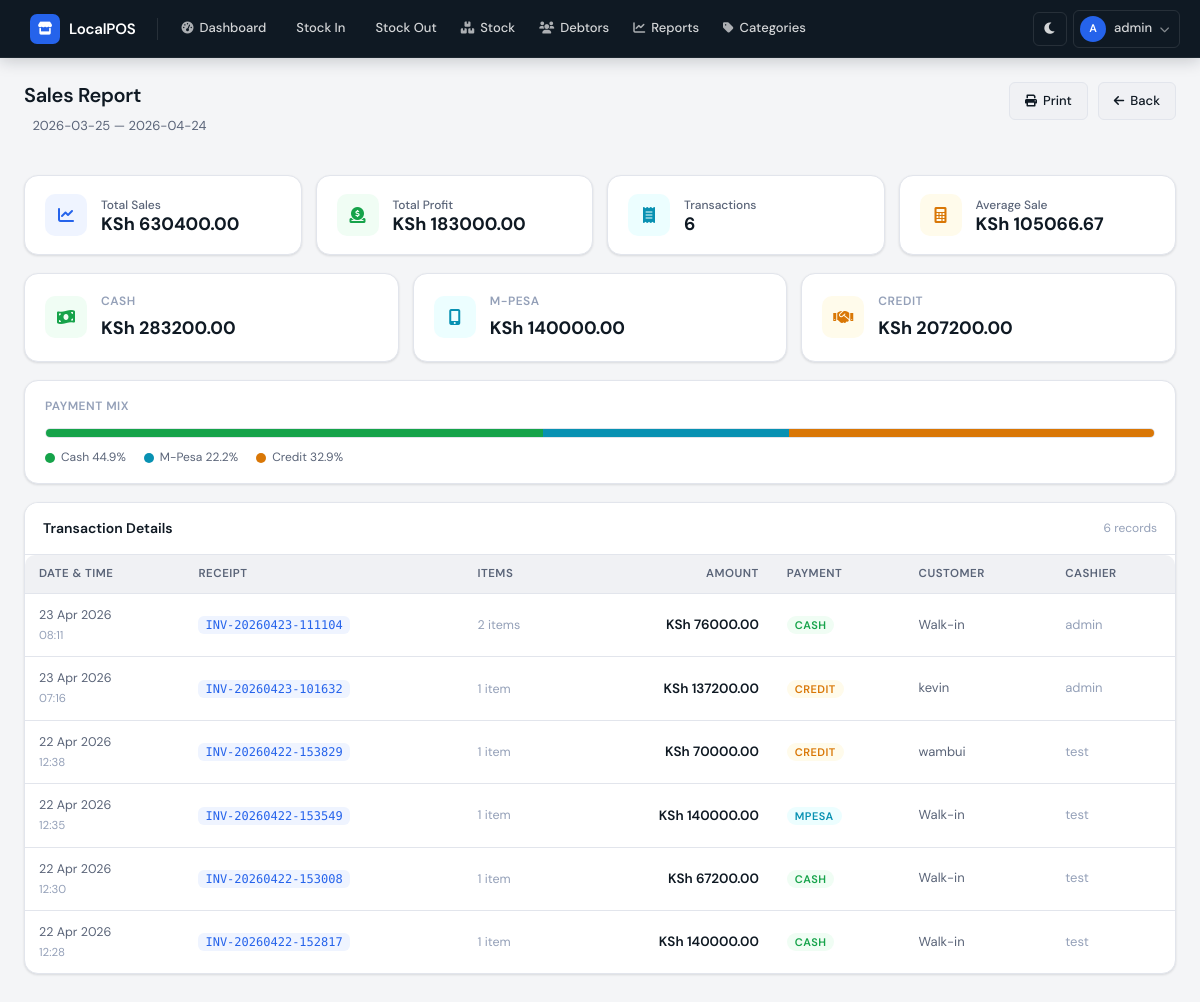
The app's page /reports/sales (signed in) with its own data.
### database/models.py (models this page shows)
class User(UserMixin, db.Model):
    __tablename__ = 'users'
    id = db.Column(db.Integer, primary_key=True)
    username = db.Column(db.String(80), unique=True, nullable=False)
    password_hash = db.Column(db.String(200), nullable=False)
    full_name = db.Column(db.String(100), nullable=False)
    is_active = db.Column(db.Boolean, default=True)
    created_at = db.Column(db.DateTime, default=datetime.utcnow)
    stock_entries = db.relationship('StockEntry', backref='user', lazy=True)
    sales = db.relationship('Sale', backref='user', lazy=True)
    payments = db.relationship('Payment', backref='user', lazy=True)

class Sale(db.Model):
    __tablename__ = 'sales'
    id = db.Column(db.Integer, primary_key=True)
    receipt_number = db.Column(db.String(50), unique=True, nullable=False)
    total_amount = db.Column(db.Float, nullable=False)
    discount = db.Column(db.Float, default=0.0)
    final_amount = db.Column(db.Float, nullable=False)
    payment_method = db.Column(db.String(20), nullable=False)  # cash, mpesa, credit
    amount_paid = db.Column(db.Float, nullable=False)
    balance = db.Column(db.Float, default=0.0)
    customer_name = db.Column(db.String(100))
    customer_phone = db.Column(db.String(20))
    notes = db.Column(db.Text)
    sale_date = db.Column(db.DateTime, default=datetime.utcnow)
    user_id = db.Column(db.Integer, db.ForeignKey('users.id'), nullable=False)
    items = db.relationship('SaleItem', backref='sale', lazy=True)
    debtor = db.relationship('Debtor', backref='sale', uselist=False)

### routes/reports.py (the view, shortened to what this page needs)
@reports_bp.route('/sales')
@login_required
def sales_report():
    start_date = request.args.get('start_date')
    end_date = request.args.get('end_date')
    report_type = request.args.get('type', 'sales')
    if not start_date:
        start_date = (date.today() - timedelta(days=30)).isoformat()
    if not end_date:
        end_date = date.today().isoformat()
    start = datetime.strptime(start_date, '%Y-%m-%d')
    end = datetime.strptime(end_date, '%Y-%m-%d') + timedelta(days=1)
    if report_type == 'sales':
        sales = Sale.query.filter(
            Sale.sale_date >= start,
            Sale.sale_date <= end
        ).order_by(Sale.sale_date.desc()).all()
        total_sales = sum(s.final_amount for s in sales)
        total_transactions = len(sales)
        total_profit = 0
        for sale in sales:
            for item in sale.items:
                product = Product.query.get(item.product_id)
                if product:
                    total_profit += item.quantity * (item.price_at_sale - product.buying_price)
        cash_total = sum(s.final_amount for s in sales if s.payment_method == 'cash')
        mpesa_total = sum(s.final_amount for s in sales if s.payment_method == 'mpesa')
        credit_total = sum(s.final_amount for s in sales if s.payment_method == 'credit')
        return render_template('sales_report.html',
                             sales=sales,
                             start_date=start_date,
                             end_date=end_date,
                             total_sales=total_sales,
                             total_transactions=total_transactions,
                             total_profit=total_profit,
                             cash_total=cash_total,
                             mpesa_total=mpesa_total,
                             credit_total=credit_total,
                             now=datetime.now())
    return redirect(url_for('reports.reports_page'))

### app.py (called while the page is built)
@login_manager.user_loader
def load_user(user_id):
    return User.query.get(int(user_id))

### templates/sales_report.html (shortened to what this page needs)
{% extends "base.html" %}
{% block content %}
<div class="page-header">
    <div>
        <h1 class="page-title">Sales Report</h1>
        <p class="page-subtitle">
            {{ start_date }} &mdash; {{ end_date }}
        </p>
    </div>
    <div class="report-actions" style="display:flex; gap:10px; flex-wrap:wrap;">
        <button class="btn btn-secondary" onclick="window.print()">
            <i class="fas fa-print"></i> Print
        </button>
        <a href="{{ url_for('reports.reports_page') }}" class="btn btn-secondary">
            <i class="fas fa-arrow-left"></i> Back
        </a>
    </div>
</div>
<div class="report-stats">
    <div class="stat-card">
        <div class="stat-icon blue">
            <i class="fas fa-chart-line"></i>
        </div>
        <div class="stat-info">
            <div class="stat-label">Total Sales</div>
            <div class="stat-value" style="font-size:18px;">
                KSh {{ "%.2f"|format(total_sales) }}
            </div>
        </div>
    </div>
    <div class="stat-card">
        <div class="stat-icon green">
            <i class="fas fa-circle-dollar-to-slot"></i>
        </div>
        <div class="stat-info">
            <div class="stat-label">Total Profit</div>
            <div class="stat-value" style="font-size:18px;">
                KSh {{ "%.2f"|format(total_profit) }}
            </div>
        </div>
    </div>
    <div class="stat-card">
        <div class="stat-icon teal">
            <i class="fas fa-receipt"></i>
        </div>
        <div class="stat-info">
            <div class="stat-label">Transactions</div>
            <div class="stat-value" style="font-size:18px;">
                {{ total_transactions }}
            </div>
        </div>
    </div>
    <div class="stat-card">
        <div class="stat-icon orange">
            <i class="fas fa-calculator"></i>
        </div>
        <div class="stat-info">
            <div class="stat-label">Average Sale</div>
            <div class="stat-value" style="font-size:18px;">
                KSh {{ "%.2f"|format(total_sales / total_transactions if total_transactions > 0 else 0) }}
            </div>
        </div>
    </div>
</div>
<div class="payment-breakdown">
    <div class="payment-tile">
        <div class="payment-tile-icon"
             style="background:var(--success-soft); color:var(--success);">
            <i class="fas fa-money-bill-wave"></i>
        </div>
        <div>
            <div class="payment-tile-label">Cash</div>
            <div class="payment-tile-value">
                KSh {{ "%.2f"|format(cash_total) }}
            </div>
        </div>
    </div>
    <div class="payment-tile">
        <div class="payment-tile-icon"
             style="background:var(--info-soft); color:var(--info);">
            <i class="fas fa-mobile-screen-button"></i>
        </div>
        <div>
            <div class="payment-tile-label">M-Pesa</div>
            <div class="payment-tile-value">
                KSh {{ "%.2f"|format(mpesa_total) }}
            </div>
        </div>
    </div>
    <div class="payment-tile">
        <div class="payment-tile-icon"
             style="background:var(--warning-soft); color:var(--warning);">
            <i class="fas fa-handshake"></i>
        </div>
        <div>
            <div class="payment-tile-label">Credit</div>
            <div class="payment-tile-value">
                KSh {{ "%.2f"|format(credit_total) }}
            </div>
        </div>
    </div>
</div>
{% set grand = cash_total + mpesa_total + credit_total %}
{% if grand > 0 %}
{% set cash_pct  = (cash_total  / grand * 100)|round(1) %}
{% set mpesa_pct = (mpesa_total / grand * 100)|round(1) %}
{% set credit_pct= (credit_total/ grand * 100)|round(1) %}
<div class="payment-bar-wrap">
    <div class="payment-bar-label">Payment Mix</div>
    <div class="payment-bar-track">
        <div class="payment-bar-segment"
             style="width:{{ cash_pct }}%; background:var(--success);"></div>
        <div class="payment-bar-segment"
             style="width:{{ mpesa_pct }}%; background:var(--info);"></div>
        <div class="payment-bar-segment"
             style="width:{{ credit_pct }}%; background:var(--warning);"></div>
    </div>
    <div class="payment-bar-legend">
        <div class="legend-item">
            <div class="legend-dot" style="background:var(--success);"></div>
            Cash {{ cash_pct }}%
        </div>
        <div class="legend-item">
            <div class="legend-dot" style="background:var(--info);"></div>
            M-Pesa {{ mpesa_pct }}%
        </div>
        <div class="legend-item">
            <div class="legend-dot" style="background:var(--warning);"></div>
            Credit {{ credit_pct }}%
        </div>
    </div>
</div>
{% endif %}
<div class="card">
    <div class="card-header">
        <span class="card-header-title">Transaction Details</span>
        {% if sales %}
        <span style="font-size:12px; color:var(--text-muted);">
            {{ sales|length }} record{{ 's' if sales|length != 1 else '' }}
        </span>
        {% endif %}
    </div>
    {% if sales %}
    <div class="table-wrapper">
        <table>
            <thead>
                <tr>
                    <th>Date &amp; Time</th>
                    <th>Receipt</th>
                    <th class="col-hide-sm">Items</th>
                    <th style="text-align:right;">Amount</th>
                    <th>Payment</th>
                    <th class="col-hide-sm">Customer</th>
                    <th class="col-hide-sm">Cashier</th>
                </tr>
            </thead>
            <tbody>
                {% for sale in sales %}
                <tr>
                    <td class="date-cell">
                        {% if sale.sale_date %}
                            {{ sale.sale_date.strftime('%d %b %Y') }}<br>
                            <span style="font-size:11.5px; color:var(--text-muted);">
                                {{ sale.sale_date.strftime('%H:%M') }}
                            </span>
                        {% else %}
                            —
                        {% endif %}
                    </td>
                    <td>
                        <span class="receipt-code">{{ sale.receipt_number }}</span>
                    </td>
                    <td class="items-cell col-hide-sm">
                        {{ sale.items|length if sale.items else 0 }} item{{ 's' if (sale.items|length if sale.items else 0) != 1 else '' }}
                    </td>
                    <td class="amount-cell">
                        KSh {{ "%.2f"|format(sale.final_amount) }}
                    </td>
                    <td>
                        <span class="method-badge method-{{ sale.payment_method }}">
                            {{ sale.payment_method }}
                        </span>
                    </td>
                    <td class="col-hide-sm"
                        style="font-size:13px; color:var(--text-secondary);">
                        {{ sale.customer_name or 'Walk-in' }}
                    </td>
                    <td class="col-hide-sm"
                        style="font-size:13px; color:var(--text-muted);">
                        {{ sale.user.username if sale.user else '—' }}
                    </td>
                </tr>
                {% endfor %}
            </tbody>
        </table>
    </div>
    {% endif %}
</div>
{% endblock %}

### templates/base.html (shortened to what this page needs)
<!DOCTYPE html>
<html lang="en" data-theme="light">
<head>
    <link rel="stylesheet" href="{{ url_for('static', filename='css/bootstrap.min.css') }}">
    <link rel="stylesheet" href="https://cdnjs.cloudflare.com/ajax/libs/font-awesome/6.0.0/css/all.min.css">
    <link rel="stylesheet" href="{{ url_for('static', filename='css/custom.css') }}">
</head>
<body>
{% if current_user.is_authenticated %}
    <header class="topbar">
        <a class="topbar-brand" href="{{ url_for('dashboard.dashboard_home') }}">
            <span class="brand-icon"><i class="fas fa-store"></i></span>
            LocalPOS
        </a>
        <nav class="topbar-nav" aria-label="Main navigation">
            <a class="nav-link-item" href="{{ url_for('dashboard.dashboard_home') }}">
                <i class="fas fa-gauge-high"></i> Dashboard
            </a>
            <a class="nav-link-item" href="{{ url_for('stock_in.stock_in_page') }}">
                 Stock In
            </a>
            <a class="nav-link-item" href="{{ url_for('stock_out.stock_out_page') }}">
                 Stock Out
            </a>
            <a class="nav-link-item" href="{{ url_for('stock_management.stock_list') }}">
                <i class="fas fa-boxes-stacked"></i> Stock
            </a>
            <a class="nav-link-item" href="{{ url_for('debtors.debtors_list') }}">
                <i class="fas fa-users"></i> Debtors
            </a>
            <a class="nav-link-item" href="{{ url_for('reports.reports_page') }}">
                <i class="fas fa-chart-line"></i> Reports
            </a>
            <a class="nav-link-item" href="{{ url_for('categories.manage_categories') }}">
                <i class="fas fa-tag"></i> Categories
            </a>
        </nav>
        <div class="topbar-actions">
            <button class="theme-toggle" id="themeToggle" aria-label="Toggle theme" title="Toggle dark/light mode">
                <i class="fas fa-moon" id="themeIcon"></i>
            </button>
            <div class="dropdown-wrapper">
                <button class="user-btn" id="userMenuBtn" aria-haspopup="true" aria-expanded="false">
                    <span class="user-avatar" id="userAvatar">
                        {{ current_user.username[0]|upper }}
                    </span>
                    <span class="d-none d-sm-inline">{{ current_user.username }}</span>
                    <i class="fas fa-chevron-down" style="font-size:10px; opacity:0.6;"></i>
                </button>
            </div>
        </div>
    </header>
{% endif %}
    <main class="page-wrapper">
        {% block content %}{% endblock %}
    </main>
</body>
</html>

### templates/sales_report.html (style rules this page uses)
.report-stats { display: grid; grid-template-columns: repeat(4, 1fr); gap: 14px; margin-bottom: 18px; }
.payment-breakdown { display: grid; grid-template-columns: repeat(3, 1fr); gap: 14px; margin-bottom: 18px; }
.payment-tile { background: var(--bg-surface); border: 1px solid var(--border); border-radius: var(--radius-lg); padding: 18px 20px; display: flex; align-items: center; gap: 14px; box-shadow: var(--shadow-sm); }
.payment-tile-icon { width: 42px; height: 42px; border-radius: var(--radius-md); display: flex; align-items: center; justify-content: center; font-size: 16px; flex-shrink: 0; }
.payment-tile-label { font-size: 12px; font-weight: 600; text-transform: uppercase; letter-spacing: 0.5px; color: var(--text-muted); margin-bottom: 3px; }
.payment-tile-value { font-size: 18px; font-weight: 700; color: var(--text-primary); font-variant-numeric: tabular-nums; }
.payment-bar-wrap { background: var(--bg-surface); border: 1px solid var(--border); border-radius: var(--radius-lg); padding: 16px 20px; margin-bottom: 18px; box-shadow: var(--shadow-sm); }
.payment-bar-label { font-size: 12px; font-weight: 600; text-transform: uppercase; letter-spacing: 0.5px; color: var(--text-muted); margin-bottom: 12px; }
.payment-bar-track { height: 10px; border-radius: 5px; overflow: hidden; background: var(--bg-surface-2); border: 1px solid var(--border); display: flex; }
.payment-bar-segment { height: 100%; transition: width 0.5s ease; }
.payment-bar-legend { display: flex; gap: 18px; margin-top: 10px; flex-wrap: wrap; }
.legend-item { display: flex; align-items: center; gap: 6px; font-size: 12px; color: var(--text-secondary); }
.legend-dot { width: 10px; height: 10px; border-radius: 50%; flex-shrink: 0; }
.receipt-code { font-family: var(--font-mono); font-size: 12px; color: var(--accent); background: var(--accent-soft); border-radius: var(--radius-sm); padding: 2px 7px; white-space: nowrap; }
.method-badge { font-size: 11px; font-weight: 600; text-transform: uppercase; letter-spacing: 0.4px; padding: 2px 8px; border-radius: 20px; white-space: nowrap; }
.method-cash { background: var(--success-soft); color: var(--success); }
.method-mpesa { background: var(--info-soft); color: var(--info); }
.method-credit { background: var(--warning-soft); color: var(--warning); }
.amount-cell { font-weight: 600; font-variant-numeric: tabular-nums; text-align: right; }
.date-cell { font-size: 12.5px; color: var(--text-secondary); font-variant-numeric: tabular-nums; white-space: nowrap; }
.items-cell { font-size: 12.5px; color: var(--text-muted); white-space: nowrap; }

### records on screen
User: username "A", username "admin"
Sale: sale_date "23 Apr 2026", sale_date "08:11", receipt_number "INV-20260423-111104", items|length "2", items "s", final_amount "76000.00", payment_method "CASH", customer_name "Walk-in", user "admin"
Sale: sale_date "23 Apr 2026", sale_date "07:16", receipt_number "INV-20260423-101632", items|length "1", final_amount "137200.00", payment_method "CREDIT", customer_name "kevin", user "admin"
Sale: sale_date "22 Apr 2026", sale_date "12:38", receipt_number "INV-20260422-153829", items|length "1", final_amount "70000.00", payment_method "CREDIT", customer_name "wambui", user "test"
Sale: sale_date "22 Apr 2026", sale_date "12:35", receipt_number "INV-20260422-153549", items|length "1", final_amount "140000.00", payment_method "MPESA", customer_name "Walk-in", user "test"
Sale: sale_date "22 Apr 2026", sale_date "12:30", receipt_number "INV-20260422-153008", items|length "1", final_amount "67200.00", payment_method "CASH", customer_name "Walk-in", user "test"
Sale: sale_date "22 Apr 2026", sale_date "12:28", receipt_number "INV-20260422-152817", items|length "1", final_amount "140000.00", payment_method "CASH", customer_name "Walk-in", user "test"

### other values on screen
{{ start_date }} "2026-03-25"
{{ end_date }} "2026-04-24"
{{ "%.2f"|format(total_sales) }} "630400.00"
{{ "%.2f"|format(total_profit) }} "183000.00"
{{ total_transactions }} "6"
{{ "%.2f"|format(cash_total) }} "283200.00"
{{ "%.2f"|format(mpesa_total) }} "140000.00"
{{ "%.2f"|format(credit_total) }} "207200.00"
{{ cash_pct }} "44.9"
{{ mpesa_pct }} "22.2"
{{ credit_pct }} "32.9"
{{ sales|length }} "6"
{{ 's' if sales|length != 1 else '' }} "s"
